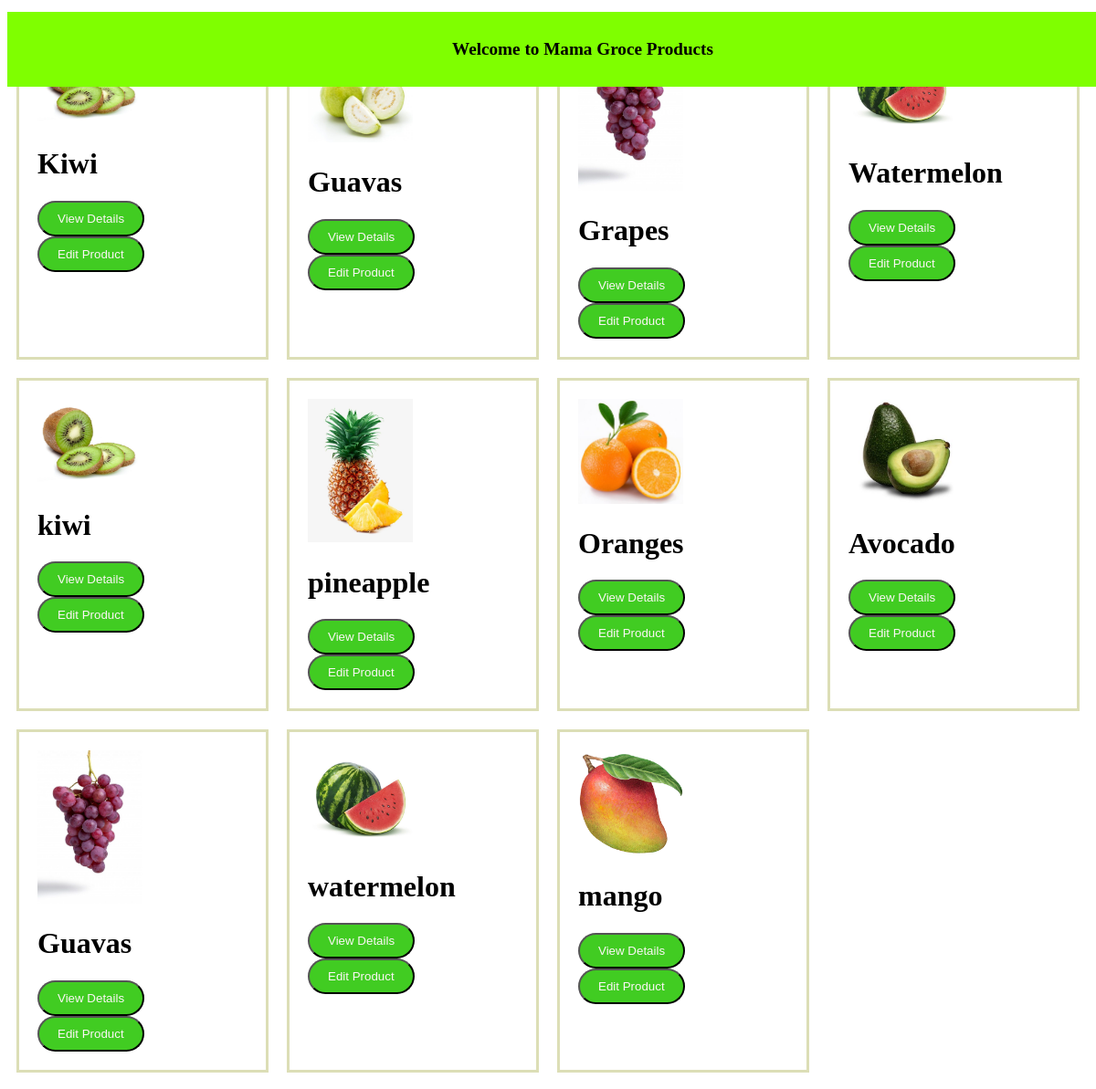
/inventory/products/list, run on the app's committed database.
### inventory/models.py (models this page shows)
class Product(models.Model):
    Vendor=models.ForeignKey(Vendor,null=True,on_delete=models.CASCADE)
    name=models.CharField(max_length=32, null=True)
    price =models.DecimalField(max_digits=8,decimal_places=2)
    description = models.TextField(max_length=255)
    image =models.ImageField(upload_to='images')
    date_created=models.DateTimeField(auto_now_add=True)
    date_updated =models.DateTimeField(auto_now=True)
    stock=models.PositiveIntegerField()

### inventory/views.py (the view)
# urls.py: path("products/list" , products_list , name="products_list"),
def products_list(request):
    products = Product.objects.all()
    return render(request,"inventory/products_list.html",{"products": products})

### templates/inventory/products_list.html (shortened to what this page needs)
<!DOCTYPE html>
<html lang="en">
<head>
</head>
<body>
   <h1 class="head">Welcome to Mama Groce Products</h1>
     <div class="allproducts">
        {% for product in products %}
            <div class="product-container">
                <img src="{{product.image.url}}" class="img"/>
                <h1 class="product-name">{{ product.name }}</h1>
                <div class="view">
                 <a href="{% url 'product_detail' id=product.id %}"> <button class="btn">View Details</button></a>
                 <a href="{% url 'product_update' id=product.id %}"> <button class="btn">Edit Product</button></a>
                </div>
                     </div>
        {% endfor %}
    </div>
</body>
</html>

### templates/inventory/products_list.html (style rules this page uses)
.allproducts { display: grid; grid-template-columns: repeat(4 ,1fr); }
.img { width: 50%; }
.view { gap: 30%; }
.product-container { border: solid rgb(220, 222, 182); gap: 5%; padding: 20px; margin: 10px; }
.btn { padding: 10px 20px; color: rgb(252, 246, 246); background-color: rgb(65, 204, 34); border-radius: 30px; }
.head { font-size: 120%; color:black; background-color: chartreuse; text-align: center; padding: 30px; position: fixed; top: 0; width: 100%; z-index: 100; }

### data on the page
Product: name "Kiwi"
Product: image (picture), name "Guavas"
Product: image (picture), name "Grapes"
Product: name "Watermelon"
Product: image (picture), name "kiwi"
Product: image (picture), name "pineapple"
Product: image (picture), name "Oranges"
Product: image (picture), name "Avocado"
Product: image (picture), name "Guavas"
Product: image (picture), name "watermelon"
Product: image (picture), name "mango"
